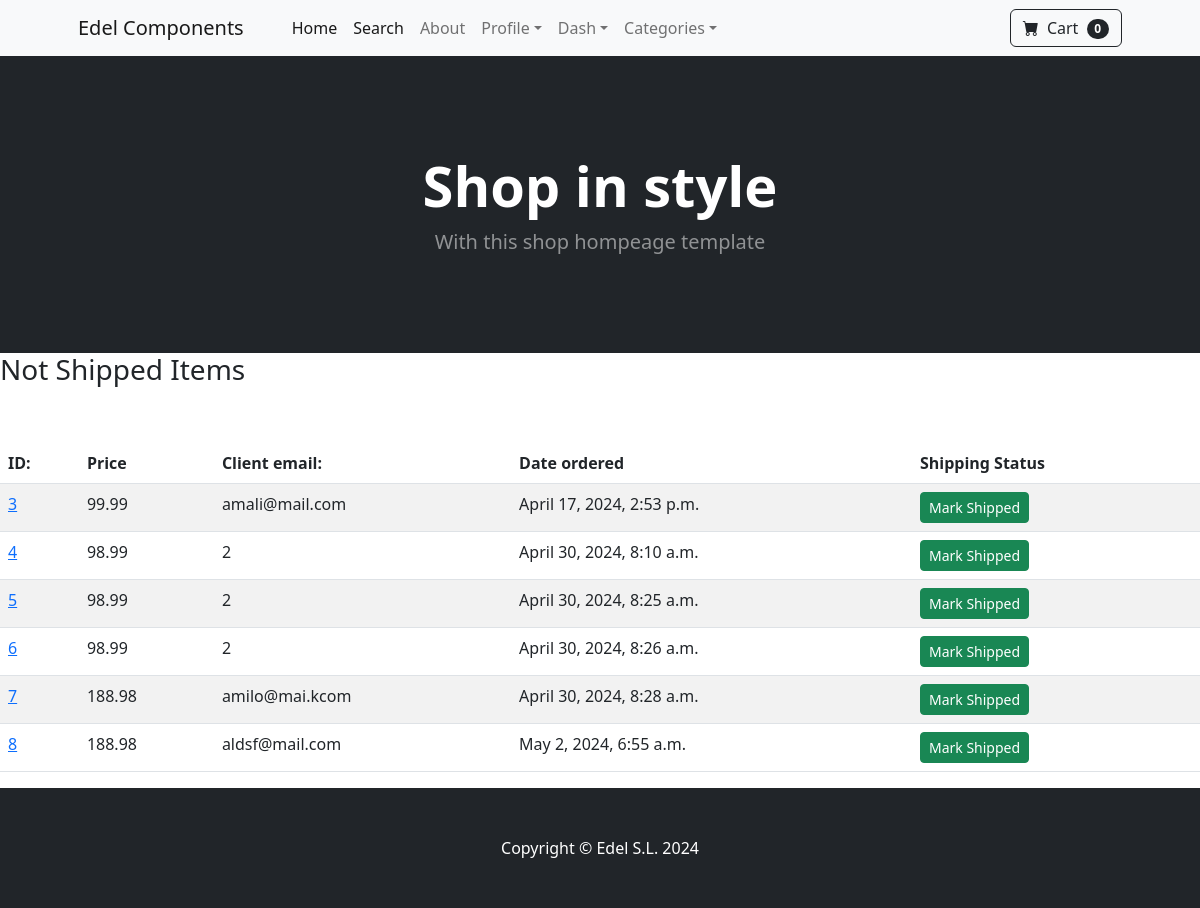
Page /payment/not_shipped_dash (signed in) on the committed database.
### payment/models.py (models this page shows, shortened)
class Order(models.Model):
    user = models.ForeignKey(User, on_delete=models.CASCADE)
    full_name = models.CharField(max_length=255)
    email = models.EmailField(max_length=255)
    shipping_address = models.TextField(max_length=15000)
    amount_paid = models.DecimalField(max_digits=9, decimal_places=2)
    date_ordered = models.DateTimeField(auto_now_add=True)
    shipped = models.BooleanField(default=False)
    date_shipped = models.DateTimeField(blank=True, null=True)
    customer_reference = models.CharField(max_length=20, blank=True, null=True)

### payment/views.py (the view, shortened to what this page needs)
# urls.py: path("not_shipped_dash", views.not_shipped_dash, name="not_shipped_dash"),
def not_shipped_dash(request):
    if request.user.is_authenticated and request.user.is_superuser:
        orders = Order.objects.filter(shipped=False)
        return render(request, "payment/not_shipped_dash.html", {"orders":orders})
    else:
        messages.success(request, "Access Denied")
        return redirect('home')

### cart/cart.py (called while the page is built)
    def __len__(self):
        return len(self.cart)

### cart/context_processors.py (called while the page is built)
def cart(request):
    return {'cart': Cart(request)}

### payment/templates/payment/not_shipped_dash.html (shortened to what this page needs)
{% extends 'base.html' %}
{% block content %}
<h3>Not Shipped Items</h3>
        <br />
        <br />
        <table class="table table-striped table-hover">
            <thead>
              <tr>
                <th scope="col">ID:</th>
                <th scope="col">Price</th>
                <th scope="col">Client email: </th>
                <th scope="col">Date ordered</th>
                <th scope="col">Shipping Status</th>
              </tr>
            </thead>
            <tbody>
              {% for order in orders %}
              <tr>
                <td><a href="{% url 'orders' order.id %}">{{order.id}}</a></td>
                <td>{{order.amount_paid}}</td>
                <td>{{order.email}}</td>
                <td>{{order.date_ordered}}</td>
                <td>
                  <form method="POST">
                    <button type="Submit" class="btn btn-success btn-sm">Mark Shipped</button>
                  </form>
                </td>
              </tr>
              {% endfor %}
            </tbody>
          </table>
{% endblock %}

### rows in the picture
Order: id "3", amount_paid "99.99", email "amali@mail.com", date_ordered "April 17, 2024, 2:53 p.m."
Order: id "4", amount_paid "98.99", email "2", date_ordered "April 30, 2024, 8:10 a.m."
Order: id "5", amount_paid "98.99", email "2", date_ordered "April 30, 2024, 8:25 a.m."
Order: id "6", amount_paid "98.99", email "2", date_ordered "April 30, 2024, 8:26 a.m."
Order: id "7", amount_paid "188.98", email "amilo@mai.kcom", date_ordered "April 30, 2024, 8:28 a.m."
Order: id "8", amount_paid "188.98", email "aldsf@mail.com", date_ordered "May 2, 2024, 6:55 a.m."

### other values in the picture
{{ cart|length }} "0"
